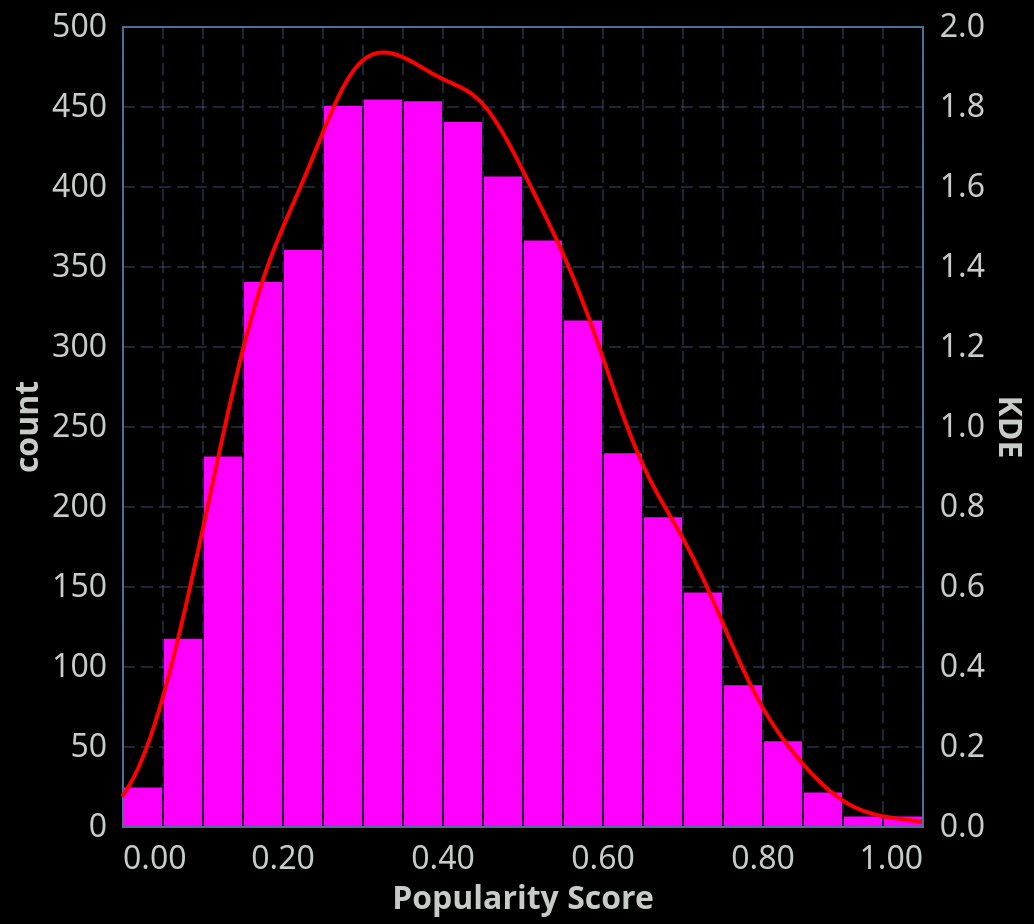

Write the Vega-Lite specification saved for this chart.
### Vega-Lite specification from a JSON file in a GitHub repository (floating-point values rounded to 4 significant figures; data arrays with more than 128 entries replaced by an {"elided": "..."} marker saying what was removed)
{"config": {"view": {"continuousWidth": 400, "continuousHeight": 300, "stroke": "#4A7295", "strokeWidth": 1}, "background": "#000000", "mark": {"color": "#ff00ff"}, "arc": {"fill": "#ff00ff"}, "area": {"fill": "#ff00ff", "line": true, "fillOpacity": 0.1}, "line": {"stroke": "#ff00ff", "strokeWidth": 2}, "path": {"stroke": "#ff00ff"}, "rect": {"fill": "#ff00ff"}, "shape": {"stroke": "#ff00ff"}, "symbol": {"fill": "#ff00ff"}, "title": {"color": "#C7CCC9", "anchor": "start", "dy": -15, "fontSize": 16, "font": "IBM Plex Sans,system-ui,-apple-system,BlinkMacSystemFont,\".sfnstext-regular\",sans-serif", "fontWeight": 600}, "axisBand": {"grid": false}, "axis": {"labelColor": "#C7CCC9", "labelFontSize": 16, "labelFont": "IBM Plex Sans Condensed, system-ui, -apple-system, BlinkMacSystemFont, \".SFNSText-Regular\", sans-serif", "labelFontWeight": 400, "titleColor": "#C7CCC9", "titleFontWeight": 600, "titleFontSize": 16, "grid": true, "gridColor": "#4A7295", "labelAngle": 0, "domainColor": null, "tickColor": null, "labelPadding": 2, "tickSize": 6, "tickWidth": 0.5, "gridOpacity": 1, "gridZ": 1}, "axisX": {"gridDash": [6, 3], "gridWidth": 0.35, "gridColor": "#4A7295", "labelAngle": 0}, "axisY": {"gridDash": [6, 3], "gridWidth": 0.35, "gridColor": "#4A7295"}, "layer": {"grid": 1, "mark": 0}, "legend": {"labelFontSize": 11, "padding": 1, "symbolType": "square", "labelColor": "#C7CCC9", "titleColor": "#C7CCC9"}, "style": {"guide-label": {"font": "IBM Plex Sans,system-ui,-apple-system,BlinkMacSystemFont,\".sfnstext-regular\",sans-serif", "fill": "#C7CCC9", "fontWeight": 400}, "guide-title": {"font": "IBM Plex Sans,system-ui,-apple-system,BlinkMacSystemFont,\".sfnstext-regular\",sans-serif", "fill": "#C7CCC9", "fontWeight": 400}}, "range": {"category": ["#0000FF", "#FF6600FF", "#44E602", "#ff00ff", "#FFFF00", "#9900CC", "#33CCFF", "#f77976ff", "#CC66FF"]}}, "layer": [{"data": {"name": "data-385f87b5602607d457ab93dd234e48a0"}, "mark": {"type": "bar"}, "encoding": {"x": {"bin": {"maxbins": 30}, "field": "popularity_score", "title": "Popularity Score", "type": "quantitative"}, "y": {"aggregate": "count", "title": "count", "type": "quantitative"}}}, {"data": {"name": "data-385f87b5602607d457ab93dd234e48a0"}, "mark": {"type": "line", "color": "red"}, "encoding": {"x": {"field": "popularity_score", "type": "quantitative"}, "y": {"axis": {"labelPadding": 25}, "field": "density", "title": "KDE", "type": "quantitative"}}, "transform": [{"density": "popularity_score", "as": ["popularity_score", "density"]}]}], "height": 400, "resolve": {"scale": {"y": "independent"}}, "width": 400, "$schema": "https://vega.github.io/schema/vega-lite/v5.20.1.json", "datasets": {"data-385f87b5602607d457ab93dd234e48a0": {"elided": "4703 records"}}}
